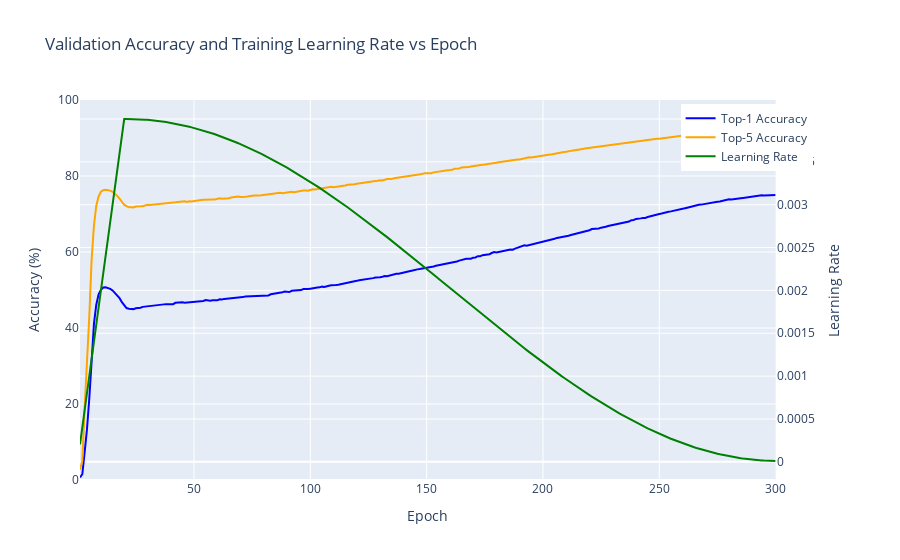

The notebook cell saved with this chart:
### Code cell
# ConvNeXt-Pico, LR 4e-03
log_file_path = '/home/robert.breslin/alessandro/paper_2/mmpretrain/work_dirs/convnext-pico_32xb128_in1k/20250715_083031/20250715_083031.log'
epochs, top1, top5, lrs = parse_log_file(log_file_path)
plot_accuracies_and_lr_interactive(epochs, top1, top5, lrs)

### Figure 1 — Plotly figure (JSON) as saved in the notebook; plotly's stock layout.template omitted (floating-point values rounded to 4 significant figures; data arrays with more than 128 entries replaced by an {"elided": "..."} marker saying what was removed)
{"data": [{"line": {"color": "blue"}, "name": "Top-1 Accuracy", "type": "scatter", "x": {"elided": "300 int values"}, "xaxis": "x", "y": {"elided": "300 float values"}, "yaxis": "y"}, {"line": {"color": "orange"}, "name": "Top-5 Accuracy", "type": "scatter", "x": {"elided": "300 int values"}, "xaxis": "x", "y": {"elided": "300 float values"}, "yaxis": "y"}, {"line": {"color": "green"}, "name": "Learning Rate", "type": "scatter", "x": {"elided": "300 int values"}, "xaxis": "x", "y": {"elided": "300 float values"}, "yaxis": "y2"}], "layout": {"hovermode": "x unified", "legend": {"x": 0.99, "xanchor": "right", "y": 0.99, "yanchor": "top"}, "title": {"text": "Validation Accuracy and Training Learning Rate vs Epoch"}, "xaxis": {"anchor": "y", "domain": [0, 0.94], "title": {"text": "Epoch"}}, "yaxis": {"anchor": "x", "domain": [0, 1], "range": [0, 100], "title": {"text": "Accuracy (%)"}}, "yaxis2": {"anchor": "x", "overlaying": "y", "side": "right", "title": {"text": "Learning Rate"}}}}
